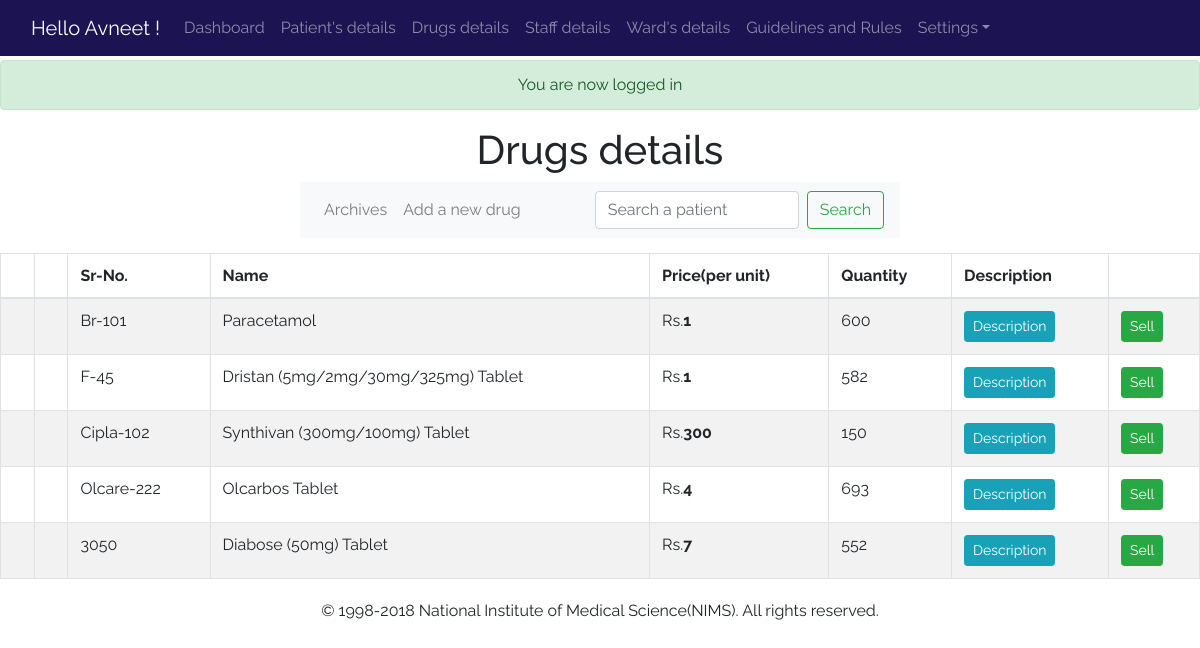
The page /admin/drugs.php (signed in) on the database its author committed.
### tables this page shows
CREATE TABLE `drugs` (
  `id` int(11) NOT NULL,
  `sr` varchar(255) NOT NULL,
  `name` varchar(255) NOT NULL,
  `price` varchar(255) NOT NULL,
  `quantity` varchar(255) NOT NULL,
  `description` text NOT NULL,
  `deleted` tinyint(4) NOT NULL DEFAULT '0',
  `dosage` text NOT NULL,
  `precautions` text NOT NULL
);

### admin/drugs.php (the view, shortened to what this page needs)
<?php
	require_once $_SERVER['DOCUMENT_ROOT'].'/hospital/core/connect.php';
	include 'includes/head.php';
	include 'includes/navbar.php';
if (isset($_GET['add']) || isset($_GET['edit'])) {
	$sr = ((isset($_POST['sr']) && $_POST['sr']!= '')?sanitize($_POST['sr']):'');
	$name = ((isset($_POST['name']) && $_POST['name']!= '')?sanitize($_POST['name']):'');
	$price = ((isset($_POST['price']) && $_POST['price']!= '')?sanitize($_POST['price']):'');
	$quantity = ((isset($_POST['quantity']) && $_POST['quantity']!= '')?sanitize($_POST['quantity']):'');
	$description = ((isset($_POST['description']) && $_POST['description']!= '')?sanitize($_POST['description']):'');
	$dosage = ((isset($_POST['dosage']) && $_POST['dosage']!= '')?sanitize($_POST['dosage']):'');
	$precautions = ((isset($_POST['precautions']) && $_POST['precautions']!= '')?sanitize($_POST['precautions']):'');
	$errors = array();
	if (isset($_GET['edit'])) {
		$editId = $_GET['edit'];
		$editQ = $db->query("SELECT * FROM drugs WHERE id= '$editId'");
		$eDrugs = mysqli_fetch_assoc($editQ);
		$sr = ((isset($_POST['sr']) && $_POST['sr']!= '')?sanitize($_POST['sr']):$eDrugs['sr']);
		$name = ((isset($_POST['name']) && $_POST['name']!= '')?sanitize($_POST['name']):$eDrugs['name']);
		$price = ((isset($_POST['price']) && $_POST['price']!= '')?sanitize($_POST['price']):$eDrugs['price']);
		$quantity = ((isset($_POST['quantity']) && $_POST['quantity']!= '')?sanitize($_POST['quantity']):$eDrugs['quantity']);
		$description = ((isset($_POST['description']) && $_POST['description']!= '')?sanitize($_POST['description']):$eDrugs['description']);
		$dosage = ((isset($_POST['dosage']) && $_POST['dosage']!= '')?sanitize($_POST['dosage']):$eDrugs['dosage']);
		$precautions = ((isset($_POST['precautions']) && $_POST['precautions']!= '')?sanitize($_POST['precautions']):$eDrugs['precautions']);
	}
	if ($_POST) {
		if (empty($_POST['sr']) || empty($_POST['name']) || empty($_POST['price']) || empty($_POST['quantity'])) {
			$errors[] = 'All fields are required';
		}
		if (!empty($errors)) {
			echo display_errors($errors);
		}
		else{
			$insertQ = "INSERT INTO drugs(name,sr,price,quantity,description,dosage,precautions) VALUES('$name','$sr','$price','$quantity','$description','$dosage','$precautions')";
			if (isset($_GET['edit'])) {
				$insertQ = "UPDATE drugs SET name = '$name', sr = '$sr', price = '$price', quantity = '$quantity', description = '$description', dosage = '$dosage', precautions = '$precautions'";
			}
			$db->query($insertQ);
			header('Location: drugs.php');
		}
	}
	?>
	<style>
		input[type="text"],input[type="number"], select{
			padding: 4px 8px;
		}
		.add-form{
			font-size: 15px;
			font-weight: bolder;
		}
	</style>
	<div class="header text-center"><h3>Add a new drug</h3></div>
			<form action="drugs.php?<?=((isset($_GET['add']))?'add=1':'edit=$editId');?>" method="post">
				<div class="container-fluid">
					<div class="row no-gutters">
						<div class="col-md-5">
							<div class="form-group">
								<label for="sr">Sr.No.:</label>
								<input type="text" name="sr" class="form-control" value="<?=$sr;?>">
							</div>
							<div class="form-group">
								<label for="name">Name:</label>
								<input type="text" name="name" class="form-control" value="<?=$name;?>">
							</div>
							<div class="form-group">
								<label for="price">Price(per unit):</label>
								<input type="number" name="price" class="form-control" value="<?=$price;?>" min="0">
							</div>
							<div class="form-group">
								<label for="quantity">Quantity:</label>
								<input type="number" name="quantity" class="form-control" min="0" value="<?=$quantity;?>">
							</div>
						</div>
						<div class="col-md-1"></div>
						<div class="col-md-6">
							<div class="form-group">
								<label for="description">Description:</label>
								<textarea name="description" class="form-control" rows="3"><?=$description;?></textarea>
							</div>
							<div class="form-group">
								<label for="dosage">Dosage:</label>
								<textarea class="form-control" name="dosage" rows="3"><?=$dosage;?></textarea>
							</div>
							<div class="form-group">
								<label for="precautions">Precautions:</label>
								<textarea class="form-control" name="precautions" rows="3"><?=$precautions;?></textarea>
							</div>
							<div class="float-right">
								<a href="drugs.php" class="btn btn-sm btn-default">Cancel</a>
								<input type="submit" value="<?=((isset($_GET['add']))?'Add ':'Edit ');?> drug" class="btn btn-sm btn-primary">
							</div>
						</div>
					</div>
				</div>
			</form>
	 <?php
}
else{
?>
<div class="header text-center">
	<h1>Drugs details</h1>
	<div class="row no-gutters">
        <div class="col-md-3"></div>
        <div class="col-md-6">
            <nav class="navbar navbar-expand-lg navbar-light bg-light mini-navbar">
              <div class="collapse navbar-collapse" id="mininavbar">
                <ul class="navbar-nav mr-auto">
                  <li class="nav-item">
                    <a class="nav-link" href="archive.php?drugs">Archives</a>
                  </li>
                  <li class="nav-item">
                    <a class="nav-link" href="drugs.php?add=1">Add a new drug</a>
                  </li>
                </ul>
                <form class="form-inline my-2 my-lg-0" method="post" id="searchform" action="search.php?drugs">
                  <input class="form-control mr-sm-2" type="text" placeholder="Search a patient" name="search_query" id="search_query" >
                  <button class="btn btn-outline-success my-2 my-sm-0" type="submit">Search</button>
                </form>
              </div>
            </nav>
        </div>
        <div class="col-md-3"></div>
    </div>
</div>
<?php
$dQuery = $db->query("SELECT * FROM drugs WHERE deleted = 0");
?>
<table class="table table-bordered table-striped table-condensed">
	<thead>
		<th></th>
		<th></th>
		<th>Sr-No.</th>
		<th>Name</th>
		<th>Price(per unit)</th>
		<th>Quantity</th>
		<th>Description</th>
		<th></th>
	</thead>
	<tbody>
		<?php while($drugs = mysqli_fetch_assoc($dQuery)): ?>
		<tr>
			<td><a href="drugs.php?edit=<?=$drugs['id'];?>"><span class="oi oi-pencil"></span></a></td>
			<td><a href="drugs.php?delete=<?=$drugs['id'];?>"><span class="oi oi-x"></span></a></td>
			<td><?=$drugs['sr'];?></td>
			<td><?=$drugs['name'];?></td>
			<td>Rs.<b><?=$drugs['price'];?></b></td>
			<td><?=$drugs['quantity'];?></td>
			<td><button data-toggle="modal" data-target="#<?=$drugs['id'];?>" class="btn btn-sm btn-info">Description</button></td>
			<td><a href="drugs.php?sell=<?=$drugs['id'];?>" class="btn btn-sm btn-success">Sell</a></td>
		</tr>
		<?php endwhile; ?>
	</tbody>
</table>
<?php } include 'includes/footer.php'; ?>

### css/admin.css (style rules this page uses)
body { margin: 0; font-family: 'Raleway', sans-serif; }
a:link { text-decoration: none; }
.header { margin: 15px auto; }

### admin/includes/navbar.php (style rules this page uses)
body { padding-top: 60px; }

### rows shown on the page
drugs: sr "Br-101", name "Paracetamol", price "1", quantity "600"
drugs: sr "F-45", name "Dristan (5mg/2mg/30mg/325mg) Tablet", price "1", quantity "582"
drugs: sr "Cipla-102", name "Synthivan (300mg/100mg) Tablet", price "300", quantity "150"
drugs: sr "Olcare-222", name "Olcarbos Tablet", price "4", quantity "693"
drugs: sr "3050", name "Diabose (50mg) Tablet", price "7", quantity "552"

### other values the page prints
$_SESSION['success_flash'] "You are now logged in"
$user_data['first'] "Avneet"
